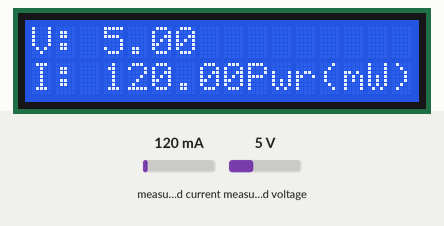
This sketch was run on a simulated ESP8266 (NodeMCU). On the bench: 16×2 character LCD. The inputs (shaded band) are chosen by the test bench; at power-on: measured current 120 mA, measured voltage 5 V. WiFi joins after 1.5 s; servers stay silent unless stated; what the sketch prints to the serial monitor is not drawn.

Above: at 3.7 s.
3.8 s: measured current set to 40 mA
At 5.2 s:
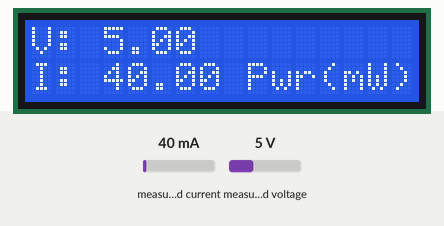
5.6 s: measured voltage set to 0.3 V
At 6.9 s:
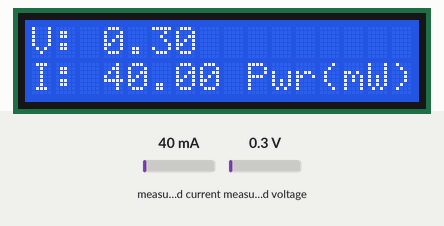
7.6 s: measured current set to 500 mA
At 8.5 s:
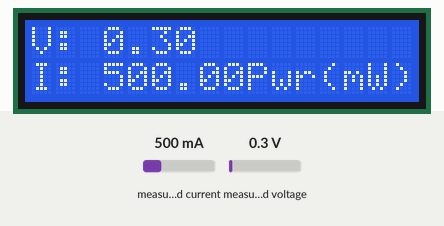
9.7 s: measured voltage set to 3.8 V
At 11.5 s:
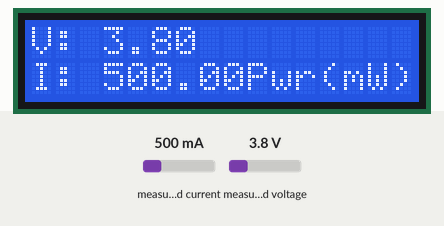
Timing chart, 0 to 12.8 s (numbered marks = the images above; inputs shaded):
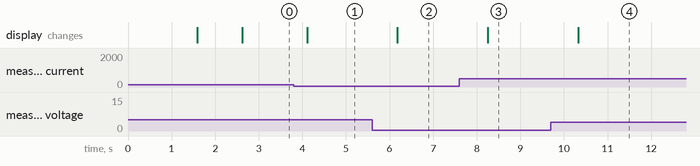

Measured:
- after the input at 3.8 s, the display: changes after 0.31 s (image 1)
- after the input at 5.6 s, the display: changes after 0.58 s (image 2)
- after the input at 7.6 s, the display: changes after 0.65 s (image 3)
- after the input at 9.7 s, the display: changes after 0.62 s (image 4)

The sketch:

buyer.ino
```cpp
#include <Arduino.h>
#if defined(ESP32)
#include <WiFi.h>
#elif defined(ESP8266)
#include <ESP8266WiFi.h>
#endif
#include <Firebase_ESP_Client.h>
#include <Wire.h>
#include <LiquidCrystal_I2C.h>
#include <Adafruit_INA219.h>

// Provide the token generation process info.
#include "addons/TokenHelper.h"

// Provide the RTDB payload printing info and other helper functions.
#include "addons/RTDBHelper.h"

// Insert your network credentials
#define WIFI_SSID "Sakshi"
#define WIFI_PASSWORD "12345678"

// Insert Firebase project API Key
#define API_KEY "AIzaSyDzFB3vK98lI9WjRKBBMmUzmwyD7yxVFD4"

// Insert RTDB URL
#define DATABASE_URL "https://wattswap-953a8-default-rtdb.asia-southeast1.firebasedatabase.app/"

// Define Firebase Data object
FirebaseData fbdo;

FirebaseAuth auth;
FirebaseConfig config;

unsigned long sendDataPrevMillis = 0;
bool signupOK = false;

//Initilaize the INA219 sensor and lcd display
Adafruit_INA219 ina219;
LiquidCrystal_I2C lcd(0x27, 16, 2);

float busvoltage = 0;
float current_mA = 0;
float power_mW = 0;

void setup()
{
  WiFi.begin(WIFI_SSID, WIFI_PASSWORD);
  Serial.print("Connecting to Wi-Fi");
  while (WiFi.status() != WL_CONNECTED) {
    Serial.print(".");
    delay(300);
  }
  Serial.println();
  Serial.print("Connected with IP: ");
  Serial.println(WiFi.localIP());
  Serial.println();

  // Assign the API key
  config.api_key = API_KEY;

  // Assign the RTDB URL
  config.database_url = DATABASE_URL;

  // Sign up
  if (Firebase.signUp(&config, &auth, "", "")) {
    Serial.println("ok");
    signupOK = true;
  } else {
    Serial.printf("%s\n", config.signer.signupError.message.c_str());
  }

  // Assign the callback function for the long running token generation task
  config.token_status_callback = tokenStatusCallback; // see addons/TokenHelper.h

  Firebase.begin(&config, &auth);
  Firebase.reconnectWiFi(true);

  lcd.init();
  lcd.clear();
  lcd.backlight();
  lcd.setCursor(0, 0);
  lcd.print("ESP32 Energy");
  lcd.setCursor(0, 1);
  lcd.print("Monitor");
  delay(1000);

  if (!ina219.begin())
  {
    lcd.clear();
    lcd.setCursor(0, 0);
    lcd.print("FAILED TO FIND");
    lcd.setCursor(0, 0);
    lcd.print("INA219 MODULE");
    Serial.println("FAILED TO FIND INA219 MODULE");
    while (1)
    {
      delay(10);
    }
  }

  Serial.begin(115200);
  Serial.println("Initialization complete");
}

void loop()
{
  measureValues();

  if (Firebase.ready() && signupOK && (millis() - sendDataPrevMillis > 15000 || sendDataPrevMillis == 0)) {
    sendDataPrevMillis = millis();

    // Read the voltage from INA219 sensor
    float voltage = ina219.getBusVoltage_V();
    float current = ina219.getCurrent_mA(); // Convert milliamps to amps

    // Calculate power (in watts)
    float power = voltage * current * -1000;


    // Send the voltage data to Firebase
    if (Firebase.RTDB.setFloat(&fbdo, "/Buyer/power", power)) {
      Serial.println("Power sent to Firebase: " + String(power) + " mW");
      Serial.println("Current:" + String(current));
    } else {
      Serial.println("Failed to send power to Firebase");
      Serial.println(fbdo.errorReason());
    }

        // Send the current data to Firebase
    if (Firebase.RTDB.setFloat(&fbdo, "/Buyer/current", current)) {
      Serial.println("Current sent to Firebase: " + String(current) + " mA");
    } else {
      Serial.println("Failed to send current to Firebase");
      Serial.println(fbdo.errorReason());
    }

    // Send the voltage data to Firebase
    if (Firebase.RTDB.setFloat(&fbdo, "/Buyer/voltage", voltage)) {
      Serial.println("Voltage sent to Firebase: " + String(voltage) + " V");
    } else {
      Serial.println("Failed to send voltage to Firebase");
      Serial.println(fbdo.errorReason());
    }

  }
}

void measureValues()
{
  busvoltage = ina219.getBusVoltage_V();
  current_mA = ina219.getCurrent_mA();
  power_mW = ina219.getPower_mW();

  lcd.clear();
  lcd.setCursor(0, 0);
  lcd.print("V: ");
  lcd.print(busvoltage);
  lcd.setCursor(0, 1);
  lcd.print("I: ");

  // Ensure consistent formatting for current_mA
  if (current_mA < 10)
  {
    lcd.print(" ");
  }
  lcd.print(current_mA, 2); // Print current value with two decimal places

  lcd.setCursor(9, 1);
  lcd.print("Pwr(mW):");
  lcd.print((int)power_mW);

  Serial.print("Vol: ");
  Serial.print(busvoltage);
  Serial.print("V   Curr: ");
  Serial.print(current_mA);
  Serial.println("mA");

  delay(1000);
}
```
